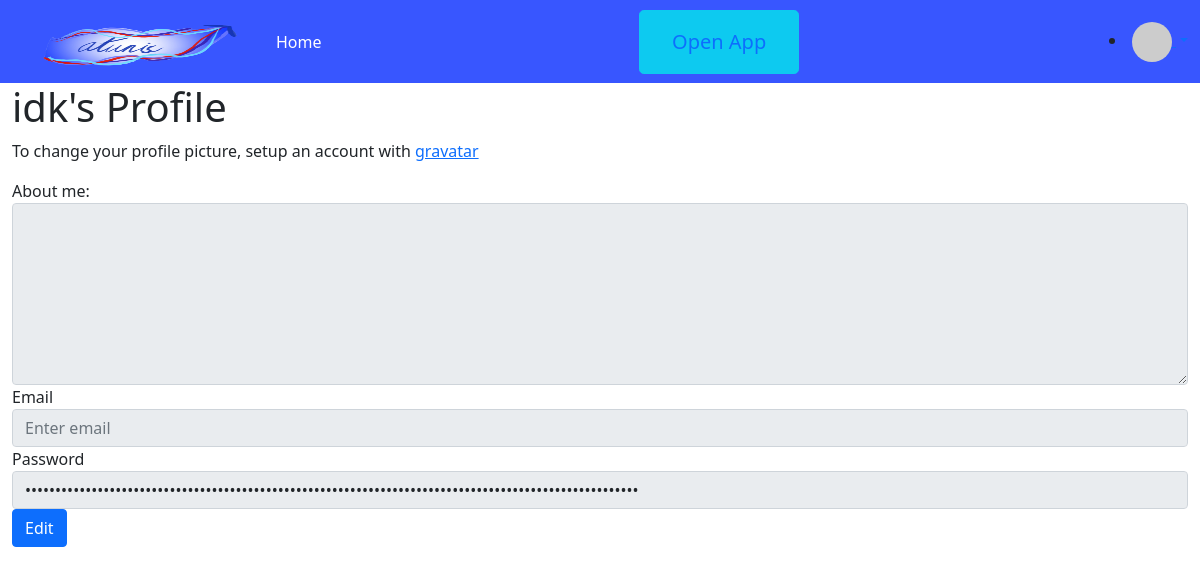
The app's page /user (signed in), older data.
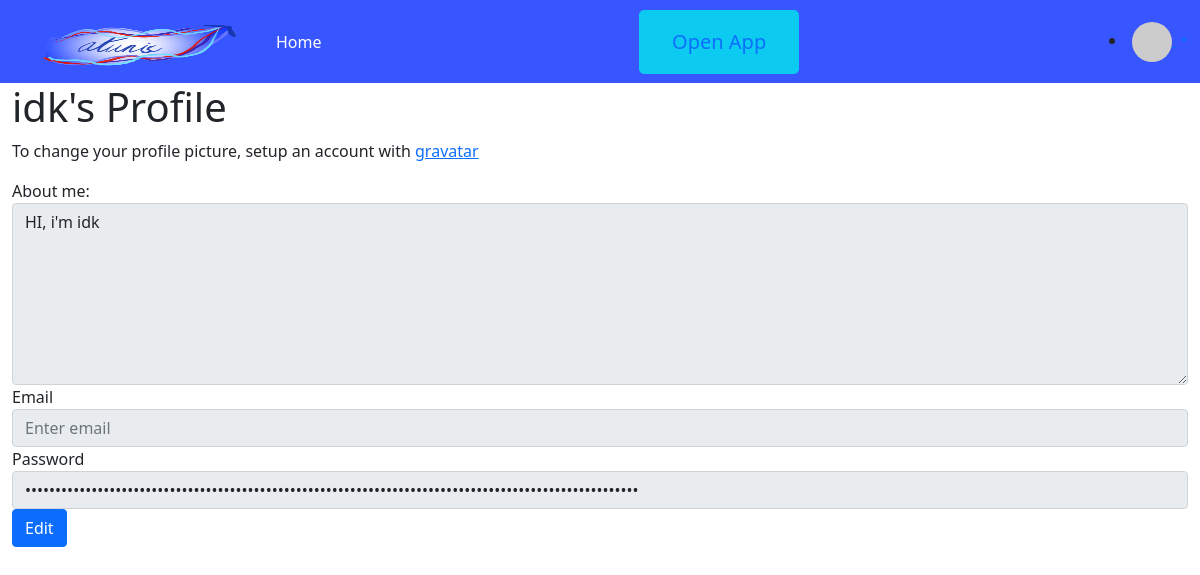
The same page, newer data.
### code.py (models this page shows, shortened)
class users(db.Model):
    id = db.Column("id", db.Integer, primary_key=True)
    name = db.Column(db.String(100))
    email = db.Column(db.String(100))
    about_me = db.Column(db.String(400))
    password = db.Column(db.String(100))
    posts = db.relationship("Post", backref="author", lazy="dynamic")
    followed = db.relationship(
        "users",
        secondary=followers,
        primaryjoin=(followers.c.follower_id == id),
        secondaryjoin=(followers.c.followed_id == id),
        backref=db.backref("followers", lazy="dynamic"),
        lazy="dynamic",
    )
    def avatar(self):
        return (
            "https://www.gravatar.com/avatar/"
            + md5(self.email.encode()).hexdigest()
            + "?d=identicon"
        )

### code.py (the view)
@app.route("/user", methods=["GET", "POST"])
def user():
    email = None
    if "user" in session:
        usr = users.query.filter_by(name=session["user"]).first()
        if request.method == "POST":
            return redirect(
                url_for("edit_user", email=usr.email, password=usr.password)
            )
        else:
            return render_template(
                "user.html", users=users, email=usr.email, password=usr.password
            )
    else:
        return redirect(url_for("login"))

### templates/user.html (shortened to what this page needs)
{% extends "template.html" %}
{% block content %}
    <h1>{{ session["user"] }}'s Profile</h1>
    <p> To change your profile picture, setup an account with <a href="https://www.theessentialwebsite.com/how-to-set-up-your-gravatar/">gravatar</a></p>
    <form action="#" method="POST">
        <div class="form-group">
            <label for="formControlTextarea1">About me: </label>
            <textarea class="form-control" id="formControlTextarea1" rows="7" readonly>{{users.query.filter_by(name=session["user"]).first().about_me}}</textarea>
        </div>
        <div class="form-group">
            <label for="inputEmail">Email</label>
            <input type="email" class="form-control" id = "exampleInputEmail" name="email" placeholder="Enter email" value = "{{email if email}}" readonly>
        </div>
        <div class="form-group">
            <label for="inputPassword">Password</labeL>
            <input type="password" class="form-control" id="exampleInputPassword" name="psw" value = "{{password if password}}" readonly>
        </div>
        <input type="submit" class="btn btn-primary" value="Edit">
    </form>
{% endblock %}

Row changes from the older to the newer data that the page shows:
changed users "idk": query.filter_by (not shown) → "HI, i'm idk"
